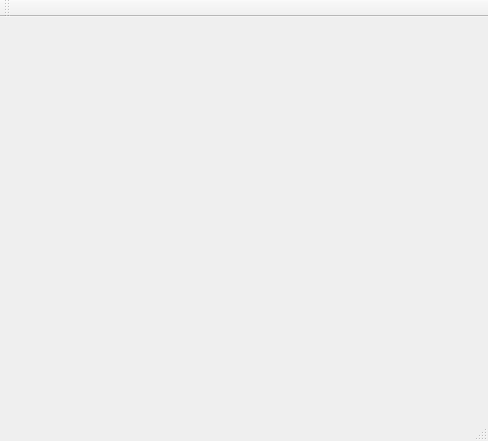
<?xml version="1.0" encoding="UTF-8"?>
<ui version="4.0">
 <class>MainWindow</class>
 <widget class="QMainWindow" name="MainWindow">
  <property name="windowModality">
   <enum>Qt::ApplicationModal</enum>
  </property>
  <property name="geometry">
   <rect>
    <x>0</x>
    <y>0</y>
    <width>488</width>
    <height>441</height>
   </rect>
  </property>
  <property name="windowTitle">
   <string>MainWindow</string>
  </property>
  <widget class="QWidget" name="centralWidget">
   <layout class="QGridLayout" name="gridLayout">
    <item row="0" column="0">
     <widget class="Oglwidget" name="widget" native="true"/>
    </item>
   </layout>
  </widget>
  <widget class="QMenuBar" name="menuBar">
   <property name="geometry">
    <rect>
     <x>0</x>
     <y>0</y>
     <width>488</width>
     <height>22</height>
    </rect>
   </property>
  </widget>
  <widget class="QToolBar" name="mainToolBar">
   <attribute name="toolBarArea">
    <enum>TopToolBarArea</enum>
   </attribute>
   <attribute name="toolBarBreak">
    <bool>false</bool>
   </attribute>
  </widget>
  <widget class="QStatusBar" name="statusBar"/>
 </widget>
 <layoutdefault spacing="6" margin="11"/>
 <customwidgets>
  <customwidget>
   <class>Oglwidget</class>
   <extends>QWidget</extends>
   <header>oglwidget.h</header>
   <container>1</container>
  </customwidget>
 </customwidgets>
 <resources/>
 <connections/>
</ui>
